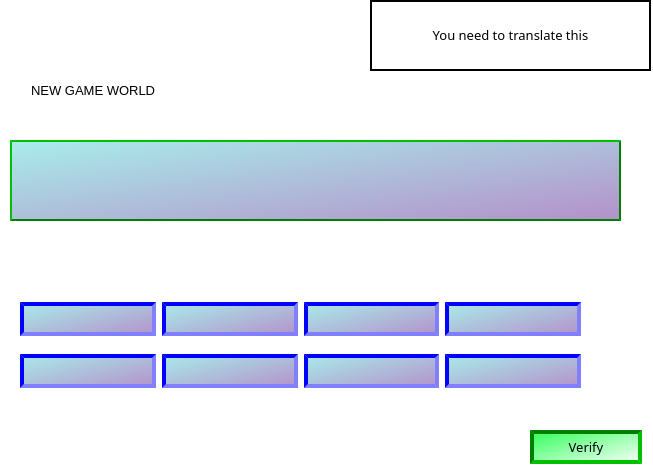
<?xml version="1.0" encoding="UTF-8"?>
<ui version="4.0">
 <class>window_game_1</class>
 <widget class="QWidget" name="window_game_1">
  <property name="geometry">
   <rect>
    <x>0</x>
    <y>0</y>
    <width>653</width>
    <height>475</height>
   </rect>
  </property>
  <property name="windowTitle">
   <string>Form</string>
  </property>
  <property name="styleSheet">
   <string notr="true">background-color: white;</string>
  </property>
  <widget class="QLabel" name="label">
   <property name="geometry">
    <rect>
     <x>20</x>
     <y>60</y>
     <width>621</width>
     <height>61</height>
    </rect>
   </property>
   <property name="font">
    <font>
     <pointsize>10</pointsize>
    </font>
   </property>
   <property name="styleSheet">
    <string notr="true">
border-style: insert;

border-width:8px;
</string>
   </property>
   <property name="text">
    <string>NEW GAME WORLD </string>
   </property>
  </widget>
  <widget class="QLabel" name="label_2">
   <property name="geometry">
    <rect>
     <x>10</x>
     <y>140</y>
     <width>611</width>
     <height>81</height>
    </rect>
   </property>
   <property name="font">
    <font>
     <family>Niagara Solid</family>
     <pointsize>14</pointsize>
    </font>
   </property>
   <property name="layoutDirection">
    <enum>Qt::LeftToRight</enum>
   </property>
   <property name="styleSheet">
    <string notr="true">
border-style: outset;
background-color: qlineargradient(spread:pad, x1:0, y1:0, x2:1, y2:1, stop:0 rgba(168, 237, 234, 255), stop:1 rgba(180, 144, 202, 255));
border-color: green;
border-width:2px;


                                             
 </string>
   </property>
   <property name="frameShape">
    <enum>QFrame::NoFrame</enum>
   </property>
   <property name="text">
    <string/>
   </property>
   <property name="textFormat">
    <enum>Qt::PlainText</enum>
   </property>
   <property name="alignment">
    <set>Qt::AlignCenter</set>
   </property>
  </widget>
  <widget class="QPushButton" name="PB_Verife">
   <property name="geometry">
    <rect>
     <x>530</x>
     <y>430</y>
     <width>112</width>
     <height>34</height>
    </rect>
   </property>
   <property name="font">
    <font>
     <family>Lucida Fax</family>
     <pointsize>10</pointsize>
    </font>
   </property>
   <property name="styleSheet">
    <string notr="true"> QPushButton{
	background-color: qlineargradient(spread:pad, x1:0, y1:0, x2:1, y2:1, stop:0 rgba(43, 255, 85, 255), stop:1 rgba(255, 255, 255, 255));
border-style: inset;
border-width:4px;

border-color: green;
max-width:140px;
max-height:26px;

}
 QPushButton:hover{
 border: 4px inset green;
	background-color: qlineargradient(spread:pad, x1:0, y1:0, x2:1, y2:1, stop:0 rgba(170, 255, 78, 255), stop:1 rgba(255, 255, 255, 255));
 }
                                             
 </string>
   </property>
   <property name="text">
    <string>Verify</string>
   </property>
  </widget>
  <widget class="QWidget" name="layoutWidget">
   <property name="geometry">
    <rect>
     <x>20</x>
     <y>290</y>
     <width>561</width>
     <height>111</height>
    </rect>
   </property>
   <layout class="QVBoxLayout" name="verticalLayout">
    <item>
     <layout class="QHBoxLayout" name="horizontalLayout">
      <item>
       <widget class="QPushButton" name="pushButton">
        <property name="styleSheet">
         <string notr="true"> QPushButton{
background-color: qlineargradient(spread:pad, x1:0, y1:0, x2:1, y2:1, stop:0 rgba(168, 237, 234, 255), stop:1 rgba(180, 144, 202, 255));
border-style: inset;
border-width:4px;

border-color: blue;
max-width:140px;
max-height:26px;

}
 QPushButton:hover{
 border: 4px inset blue;
	background-color: qlineargradient(spread:pad, x1:0, y1:0, x2:1, y2:1, stop:0 rgba(48, 207, 208, 255), stop:1 rgba(51, 8, 103, 255));
 }
                                             
 </string>
        </property>
        <property name="text">
         <string/>
        </property>
       </widget>
      </item>
      <item>
       <widget class="QPushButton" name="pushButton_2">
        <property name="styleSheet">
         <string notr="true"> QPushButton{
background-color: qlineargradient(spread:pad, x1:0, y1:0, x2:1, y2:1, stop:0 rgba(168, 237, 234, 255), stop:1 rgba(180, 144, 202, 255));
border-style: inset;
border-width:4px;

border-color: blue;
max-width:140px;
max-height:26px;

}
 QPushButton:hover{
 border: 4px inset blue;
	background-color: qlineargradient(spread:pad, x1:0, y1:0, x2:1, y2:1, stop:0 rgba(48, 207, 208, 255), stop:1 rgba(51, 8, 103, 255));
 }
                                             
 </string>
        </property>
        <property name="text">
         <string/>
        </property>
       </widget>
      </item>
      <item>
       <widget class="QPushButton" name="pushButton_3">
        <property name="styleSheet">
         <string notr="true"> QPushButton{
background-color: qlineargradient(spread:pad, x1:0, y1:0, x2:1, y2:1, stop:0 rgba(168, 237, 234, 255), stop:1 rgba(180, 144, 202, 255));
border-style: inset;
border-width:4px;

border-color: blue;
max-width:140px;
max-height:26px;

}
 QPushButton:hover{
 border: 4px inset blue;
	background-color: qlineargradient(spread:pad, x1:0, y1:0, x2:1, y2:1, stop:0 rgba(48, 207, 208, 255), stop:1 rgba(51, 8, 103, 255));
 }
                                             
 </string>
        </property>
        <property name="text">
         <string/>
        </property>
       </widget>
      </item>
      <item>
       <widget class="QPushButton" name="pushButton_4">
        <property name="styleSheet">
         <string notr="true"> QPushButton{
background-color: qlineargradient(spread:pad, x1:0, y1:0, x2:1, y2:1, stop:0 rgba(168, 237, 234, 255), stop:1 rgba(180, 144, 202, 255));
border-style: inset;
border-width:4px;

border-color: blue;
max-width:140px;
max-height:26px;

}
 QPushButton:hover{
 border: 4px inset blue;
	background-color: qlineargradient(spread:pad, x1:0, y1:0, x2:1, y2:1, stop:0 rgba(48, 207, 208, 255), stop:1 rgba(51, 8, 103, 255));
 }
                                             
 </string>
        </property>
        <property name="text">
         <string/>
        </property>
       </widget>
      </item>
     </layout>
    </item>
    <item>
     <layout class="QHBoxLayout" name="horizontalLayout_2">
      <item>
       <widget class="QPushButton" name="pushButton_5">
        <property name="styleSheet">
         <string notr="true"> QPushButton{
background-color: qlineargradient(spread:pad, x1:0, y1:0, x2:1, y2:1, stop:0 rgba(168, 237, 234, 255), stop:1 rgba(180, 144, 202, 255));
border-style: inset;
border-width:4px;

border-color: blue;
max-width:140px;
max-height:26px;

}
 QPushButton:hover{
 border: 4px inset blue;
	background-color: qlineargradient(spread:pad, x1:0, y1:0, x2:1, y2:1, stop:0 rgba(48, 207, 208, 255), stop:1 rgba(51, 8, 103, 255));
 }
                                             
 </string>
        </property>
        <property name="text">
         <string/>
        </property>
       </widget>
      </item>
      <item>
       <widget class="QPushButton" name="pushButton_6">
        <property name="styleSheet">
         <string notr="true"> QPushButton{
background-color: qlineargradient(spread:pad, x1:0, y1:0, x2:1, y2:1, stop:0 rgba(168, 237, 234, 255), stop:1 rgba(180, 144, 202, 255));
border-style: inset;
border-width:4px;

border-color: blue;
max-width:140px;
max-height:26px;

}
 QPushButton:hover{
 border: 4px inset blue;
	background-color: qlineargradient(spread:pad, x1:0, y1:0, x2:1, y2:1, stop:0 rgba(48, 207, 208, 255), stop:1 rgba(51, 8, 103, 255));
 }
                                             
 </string>
        </property>
        <property name="text">
         <string/>
        </property>
       </widget>
      </item>
      <item>
       <widget class="QPushButton" name="pushButton_7">
        <property name="styleSheet">
         <string notr="true"> QPushButton{
background-color: qlineargradient(spread:pad, x1:0, y1:0, x2:1, y2:1, stop:0 rgba(168, 237, 234, 255), stop:1 rgba(180, 144, 202, 255));
border-style: inset;
border-width:4px;

border-color: blue;
max-width:140px;
max-height:26px;

}
 QPushButton:hover{
 border: 4px inset blue;
	background-color: qlineargradient(spread:pad, x1:0, y1:0, x2:1, y2:1, stop:0 rgba(48, 207, 208, 255), stop:1 rgba(51, 8, 103, 255));
 }
                                             
 </string>
        </property>
        <property name="text">
         <string/>
        </property>
       </widget>
      </item>
      <item>
       <widget class="QPushButton" name="pushButton_8">
        <property name="styleSheet">
         <string notr="true"> QPushButton{
background-color: qlineargradient(spread:pad, x1:0, y1:0, x2:1, y2:1, stop:0 rgba(168, 237, 234, 255), stop:1 rgba(180, 144, 202, 255));
border-style: inset;
border-width:4px;

border-color: blue;
max-width:140px;
max-height:26px;

}
 QPushButton:hover{
 border: 4px inset blue;
	background-color: qlineargradient(spread:pad, x1:0, y1:0, x2:1, y2:1, stop:0 rgba(48, 207, 208, 255), stop:1 rgba(51, 8, 103, 255));
 }
                                             
 </string>
        </property>
        <property name="text">
         <string/>
        </property>
       </widget>
      </item>
     </layout>
    </item>
   </layout>
  </widget>
  <widget class="QLabel" name="label_3">
   <property name="geometry">
    <rect>
     <x>370</x>
     <y>0</y>
     <width>281</width>
     <height>71</height>
    </rect>
   </property>
   <property name="font">
    <font>
     <family>Lucida Fax</family>
     <pointsize>10</pointsize>
    </font>
   </property>
   <property name="layoutDirection">
    <enum>Qt::LeftToRight</enum>
   </property>
   <property name="frameShape">
    <enum>QFrame::WinPanel</enum>
   </property>
   <property name="frameShadow">
    <enum>QFrame::Plain</enum>
   </property>
   <property name="lineWidth">
    <number>10</number>
   </property>
   <property name="midLineWidth">
    <number>10</number>
   </property>
   <property name="text">
    <string>You need to translate this</string>
   </property>
   <property name="textFormat">
    <enum>Qt::RichText</enum>
   </property>
   <property name="alignment">
    <set>Qt::AlignCenter</set>
   </property>
   <property name="wordWrap">
    <bool>false</bool>
   </property>
  </widget>
 </widget>
 <resources/>
 <connections/>
</ui>
